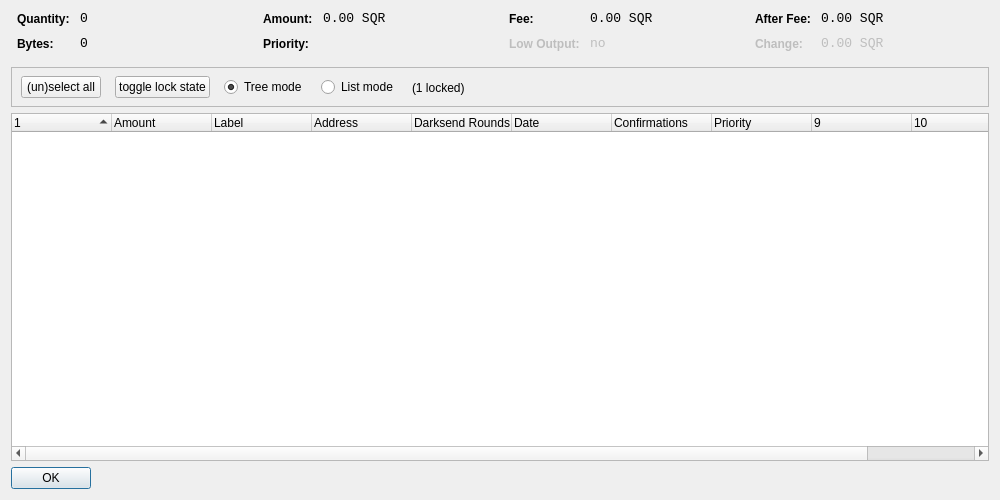
<?xml version="1.0" encoding="UTF-8"?>
<ui version="4.0">
 <class>CoinControlDialog</class>
 <widget class="QDialog" name="CoinControlDialog">
  <property name="geometry">
   <rect>
    <x>0</x>
    <y>0</y>
    <width>1000</width>
    <height>500</height>
   </rect>
  </property>
  <property name="windowTitle">
   <string>Coin Control</string>
  </property>
  <layout class="QVBoxLayout" name="verticalLayout">
   <item>
    <layout class="QHBoxLayout" name="horizontalLayoutTop" stretch="0,0,0,0">
     <property name="topMargin">
      <number>0</number>
     </property>
     <property name="bottomMargin">
      <number>10</number>
     </property>
     <item>
      <layout class="QFormLayout" name="formLayoutCoinControl1">
       <property name="horizontalSpacing">
        <number>10</number>
       </property>
       <property name="verticalSpacing">
        <number>10</number>
       </property>
       <property name="leftMargin">
        <number>6</number>
       </property>
       <property name="rightMargin">
        <number>6</number>
       </property>
       <item row="0" column="0">
        <widget class="QLabel" name="labelCoinControlQuantityText">
         <property name="styleSheet">
          <string notr="true">font-weight:bold;</string>
         </property>
         <property name="text">
          <string>Quantity:</string>
         </property>
        </widget>
       </item>
       <item row="0" column="1">
        <widget class="QLabel" name="labelCoinControlQuantity">
         <property name="font">
          <font>
           <family>Monospace</family>
           <pointsize>10</pointsize>
          </font>
         </property>
         <property name="cursor">
          <cursorShape>IBeamCursor</cursorShape>
         </property>
         <property name="contextMenuPolicy">
          <enum>Qt::ActionsContextMenu</enum>
         </property>
         <property name="text">
          <string notr="true">0</string>
         </property>
         <property name="textInteractionFlags">
          <set>Qt::LinksAccessibleByMouse|Qt::TextSelectableByKeyboard|Qt::TextSelectableByMouse</set>
         </property>
        </widget>
       </item>
       <item row="1" column="0">
        <widget class="QLabel" name="labelCoinControlBytesText">
         <property name="styleSheet">
          <string notr="true">font-weight:bold;</string>
         </property>
         <property name="text">
          <string>Bytes:</string>
         </property>
        </widget>
       </item>
       <item row="1" column="1">
        <widget class="QLabel" name="labelCoinControlBytes">
         <property name="font">
          <font>
           <family>Monospace</family>
           <pointsize>10</pointsize>
          </font>
         </property>
         <property name="cursor">
          <cursorShape>IBeamCursor</cursorShape>
         </property>
         <property name="contextMenuPolicy">
          <enum>Qt::ActionsContextMenu</enum>
         </property>
         <property name="text">
          <string notr="true">0</string>
         </property>
         <property name="textInteractionFlags">
          <set>Qt::LinksAccessibleByMouse|Qt::TextSelectableByKeyboard|Qt::TextSelectableByMouse</set>
         </property>
        </widget>
       </item>
      </layout>
     </item>
     <item>
      <layout class="QFormLayout" name="formLayoutCoinControl2">
       <property name="horizontalSpacing">
        <number>10</number>
       </property>
       <property name="verticalSpacing">
        <number>10</number>
       </property>
       <property name="leftMargin">
        <number>6</number>
       </property>
       <property name="rightMargin">
        <number>6</number>
       </property>
       <item row="0" column="0">
        <widget class="QLabel" name="labelCoinControlAmountText">
         <property name="styleSheet">
          <string notr="true">font-weight:bold;</string>
         </property>
         <property name="text">
          <string>Amount:</string>
         </property>
        </widget>
       </item>
       <item row="0" column="1">
        <widget class="QLabel" name="labelCoinControlAmount">
         <property name="font">
          <font>
           <family>Monospace</family>
           <pointsize>10</pointsize>
          </font>
         </property>
         <property name="cursor">
          <cursorShape>IBeamCursor</cursorShape>
         </property>
         <property name="contextMenuPolicy">
          <enum>Qt::ActionsContextMenu</enum>
         </property>
         <property name="text">
          <string notr="true">0.00 SQR</string>
         </property>
         <property name="textInteractionFlags">
          <set>Qt::LinksAccessibleByMouse|Qt::TextSelectableByKeyboard|Qt::TextSelectableByMouse</set>
         </property>
        </widget>
       </item>
       <item row="1" column="0">
        <widget class="QLabel" name="labelCoinControlPriorityText">
         <property name="styleSheet">
          <string notr="true">font-weight:bold;</string>
         </property>
         <property name="text">
          <string>Priority:</string>
         </property>
        </widget>
       </item>
       <item row="1" column="1">
        <widget class="QLabel" name="labelCoinControlPriority">
         <property name="font">
          <font>
           <family>Monospace</family>
           <pointsize>10</pointsize>
          </font>
         </property>
         <property name="cursor">
          <cursorShape>IBeamCursor</cursorShape>
         </property>
         <property name="contextMenuPolicy">
          <enum>Qt::ActionsContextMenu</enum>
         </property>
         <property name="text">
          <string/>
         </property>
         <property name="textInteractionFlags">
          <set>Qt::LinksAccessibleByMouse|Qt::TextSelectableByKeyboard|Qt::TextSelectableByMouse</set>
         </property>
        </widget>
       </item>
      </layout>
     </item>
     <item>
      <layout class="QFormLayout" name="formLayoutCoinControl3">
       <property name="horizontalSpacing">
        <number>10</number>
       </property>
       <property name="verticalSpacing">
        <number>10</number>
       </property>
       <property name="leftMargin">
        <number>6</number>
       </property>
       <property name="rightMargin">
        <number>6</number>
       </property>
       <item row="0" column="0">
        <widget class="QLabel" name="labelCoinControlFeeText">
         <property name="styleSheet">
          <string notr="true">font-weight:bold;</string>
         </property>
         <property name="text">
          <string>Fee:</string>
         </property>
        </widget>
       </item>
       <item row="0" column="1">
        <widget class="QLabel" name="labelCoinControlFee">
         <property name="font">
          <font>
           <family>Monospace</family>
           <pointsize>10</pointsize>
          </font>
         </property>
         <property name="cursor">
          <cursorShape>IBeamCursor</cursorShape>
         </property>
         <property name="contextMenuPolicy">
          <enum>Qt::ActionsContextMenu</enum>
         </property>
         <property name="text">
          <string notr="true">0.00 SQR</string>
         </property>
         <property name="textInteractionFlags">
          <set>Qt::LinksAccessibleByMouse|Qt::TextSelectableByKeyboard|Qt::TextSelectableByMouse</set>
         </property>
        </widget>
       </item>
       <item row="1" column="0">
        <widget class="QLabel" name="labelCoinControlLowOutputText">
         <property name="enabled">
          <bool>false</bool>
         </property>
         <property name="styleSheet">
          <string notr="true">font-weight:bold;</string>
         </property>
         <property name="text">
          <string>Low Output:</string>
         </property>
        </widget>
       </item>
       <item row="1" column="1">
        <widget class="QLabel" name="labelCoinControlLowOutput">
         <property name="enabled">
          <bool>false</bool>
         </property>
         <property name="font">
          <font>
           <family>Monospace</family>
           <pointsize>10</pointsize>
          </font>
         </property>
         <property name="cursor">
          <cursorShape>IBeamCursor</cursorShape>
         </property>
         <property name="contextMenuPolicy">
          <enum>Qt::ActionsContextMenu</enum>
         </property>
         <property name="text">
          <string notr="true">no</string>
         </property>
         <property name="textInteractionFlags">
          <set>Qt::LinksAccessibleByMouse|Qt::TextSelectableByKeyboard|Qt::TextSelectableByMouse</set>
         </property>
        </widget>
       </item>
      </layout>
     </item>
     <item>
      <layout class="QFormLayout" name="formLayoutCoinControl4">
       <property name="horizontalSpacing">
        <number>10</number>
       </property>
       <property name="verticalSpacing">
        <number>10</number>
       </property>
       <property name="leftMargin">
        <number>6</number>
       </property>
       <property name="rightMargin">
        <number>6</number>
       </property>
       <item row="0" column="0">
        <widget class="QLabel" name="labelCoinControlAfterFeeText">
         <property name="styleSheet">
          <string notr="true">font-weight:bold;</string>
         </property>
         <property name="text">
          <string>After Fee:</string>
         </property>
        </widget>
       </item>
       <item row="0" column="1">
        <widget class="QLabel" name="labelCoinControlAfterFee">
         <property name="font">
          <font>
           <family>Monospace</family>
           <pointsize>10</pointsize>
          </font>
         </property>
         <property name="cursor">
          <cursorShape>IBeamCursor</cursorShape>
         </property>
         <property name="contextMenuPolicy">
          <enum>Qt::ActionsContextMenu</enum>
         </property>
         <property name="text">
          <string notr="true">0.00 SQR</string>
         </property>
         <property name="textInteractionFlags">
          <set>Qt::LinksAccessibleByMouse|Qt::TextSelectableByKeyboard|Qt::TextSelectableByMouse</set>
         </property>
        </widget>
       </item>
       <item row="1" column="0">
        <widget class="QLabel" name="labelCoinControlChangeText">
         <property name="enabled">
          <bool>false</bool>
         </property>
         <property name="styleSheet">
          <string notr="true">font-weight:bold;</string>
         </property>
         <property name="text">
          <string>Change:</string>
         </property>
        </widget>
       </item>
       <item row="1" column="1">
        <widget class="QLabel" name="labelCoinControlChange">
         <property name="enabled">
          <bool>false</bool>
         </property>
         <property name="font">
          <font>
           <family>Monospace</family>
           <pointsize>10</pointsize>
          </font>
         </property>
         <property name="cursor">
          <cursorShape>IBeamCursor</cursorShape>
         </property>
         <property name="contextMenuPolicy">
          <enum>Qt::ActionsContextMenu</enum>
         </property>
         <property name="text">
          <string notr="true">0.00 SQR</string>
         </property>
         <property name="textInteractionFlags">
          <set>Qt::LinksAccessibleByMouse|Qt::TextSelectableByKeyboard|Qt::TextSelectableByMouse</set>
         </property>
        </widget>
       </item>
      </layout>
     </item>
    </layout>
   </item>
   <item>
    <widget class="QFrame" name="frame">
     <property name="minimumSize">
      <size>
       <width>0</width>
       <height>40</height>
      </size>
     </property>
     <property name="frameShape">
      <enum>QFrame::StyledPanel</enum>
     </property>
     <property name="frameShadow">
      <enum>QFrame::Sunken</enum>
     </property>
     <widget class="QWidget" name="horizontalLayoutWidget">
      <property name="geometry">
       <rect>
        <x>10</x>
        <y>0</y>
        <width>781</width>
        <height>41</height>
       </rect>
      </property>
      <layout class="QHBoxLayout" name="horizontalLayoutPanel" stretch="0,0,0,0,0">
       <property name="spacing">
        <number>14</number>
       </property>
       <item>
        <widget class="QPushButton" name="pushButtonSelectAll">
         <property name="sizePolicy">
          <sizepolicy hsizetype="Maximum" vsizetype="Fixed">
           <horstretch>0</horstretch>
           <verstretch>0</verstretch>
          </sizepolicy>
         </property>
         <property name="text">
          <string>(un)select all</string>
         </property>
        </widget>
       </item>
        <item>
         <widget class="QPushButton" name="pushButtonToggleLock">
          <property name="sizePolicy">
           <sizepolicy hsizetype="Maximum" vsizetype="Fixed">
            <horstretch>0</horstretch>
            <verstretch>0</verstretch>
           </sizepolicy>
          </property>
          <property name="text">
           <string>toggle lock state</string>
          </property>
          <property name="autoDefault">
           <bool>false</bool>
          </property>
         </widget>
        </item>
       <item>
        <widget class="QRadioButton" name="radioTreeMode">
         <property name="sizePolicy">
          <sizepolicy hsizetype="Maximum" vsizetype="Fixed">
           <horstretch>0</horstretch>
           <verstretch>0</verstretch>
          </sizepolicy>
         </property>
         <property name="text">
          <string>Tree mode</string>
         </property>
         <property name="checked">
          <bool>true</bool>
         </property>
        </widget>
       </item>
       <item>
        <widget class="QRadioButton" name="radioListMode">
         <property name="sizePolicy">
          <sizepolicy hsizetype="Maximum" vsizetype="Fixed">
           <horstretch>0</horstretch>
           <verstretch>0</verstretch>
          </sizepolicy>
         </property>
         <property name="text">
          <string>List mode</string>
         </property>
        </widget>
       </item>
        <item>
         <widget class="QLabel" name="labelLocked">
          <property name="text">
           <string>(1 locked)</string>
          </property>
         </widget>
        </item>
       <item>
        <spacer name="horizontalSpacer">
         <property name="orientation">
          <enum>Qt::Horizontal</enum>
         </property>
         <property name="sizeHint" stdset="0">
          <size>
           <width>40</width>
           <height>20</height>
          </size>
         </property>
        </spacer>
       </item>
      </layout>
     </widget>
    </widget>
   </item>
   <item>
    <widget class="CoinControlTreeWidget" name="treeWidget">
     <property name="contextMenuPolicy">
      <enum>Qt::CustomContextMenu</enum>
     </property>
     <property name="sortingEnabled">
      <bool>false</bool>
     </property>
     <property name="columnCount">
      <number>11</number>
     </property>
     <attribute name="headerShowSortIndicator" stdset="0">
      <bool>true</bool>
     </attribute>
     <attribute name="headerStretchLastSection">
      <bool>false</bool>
     </attribute>
     <column>
      <property name="text">
       <string/>
      </property>
     </column>
     <column>
      <property name="text">
       <string>Amount</string>
      </property>
     </column>
     <column>
      <property name="text">
       <string>Label</string>
      </property>
     </column>
     <column>
      <property name="text">
       <string>Address</string>
      </property>
     </column>
     <column>
      <property name="text">
       <string>Darksend Rounds</string>
      </property>
    </column>
     <column>
      <property name="text">
       <string>Date</string>
      </property>
     </column>
     <column>
      <property name="text">
       <string>Confirmations</string>
      </property>
      <property name="toolTip">
       <string>Confirmed</string>
      </property>
     </column>
     <column>
      <property name="text">
       <string>Priority</string>
      </property>
     </column>
     <column>
      <property name="text">
       <string/>
      </property>
     </column>
     <column>
      <property name="text">
       <string/>
      </property>
     </column>
     <column>
      <property name="text">
       <string/>
      </property>
     </column>
     <column>
      <property name="text">
       <string/>
      </property>
     </column>
    </widget>
   </item>
   <item>
    <widget class="QDialogButtonBox" name="buttonBox">
     <property name="sizePolicy">
      <sizepolicy hsizetype="Maximum" vsizetype="Fixed">
       <horstretch>0</horstretch>
       <verstretch>0</verstretch>
      </sizepolicy>
     </property>
     <property name="orientation">
      <enum>Qt::Horizontal</enum>
     </property>
     <property name="standardButtons">
      <set>QDialogButtonBox::Ok</set>
     </property>
    </widget>
   </item>
  </layout>
 </widget>
 <customwidgets>
  <customwidget>
   <class>CoinControlTreeWidget</class>
   <extends>QTreeWidget</extends>
   <header>coincontroltreewidget.h</header>
  </customwidget>
 </customwidgets>
 <resources/>
 <connections/>
</ui>
